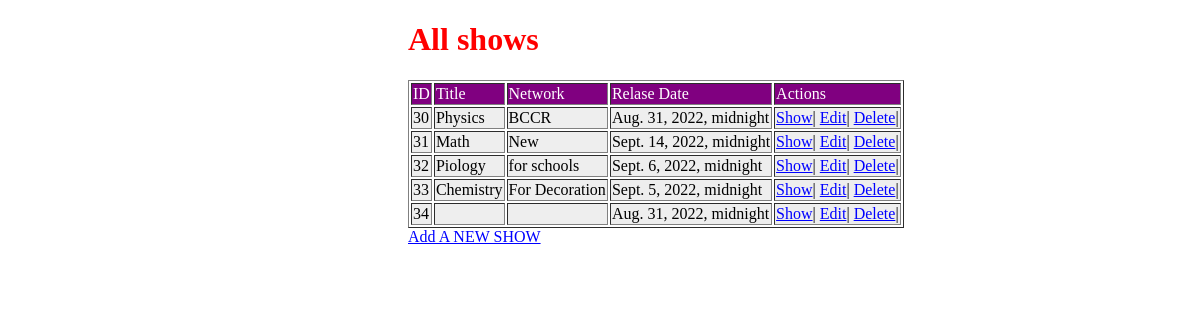
The page /shows/ on the database as committed earlier.
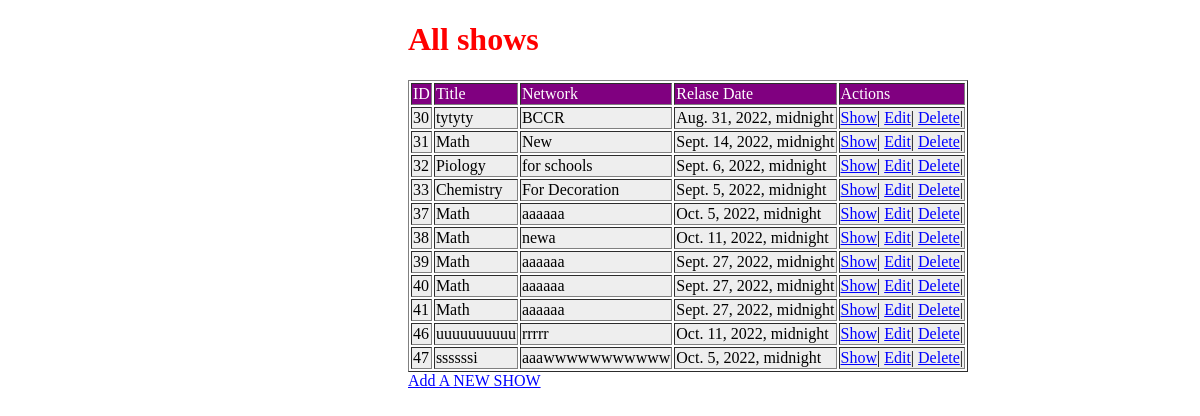
The same page on the database as committed later.
### App/models.py (models this page shows)
class Show (models.Model):
    title = models.CharField(max_length=255)
    network=models.CharField(max_length=15)
    relaseDate= models.DateTimeField()
    description = models.TextField()
    created_at = models.DateTimeField(auto_now_add=True)
    updated_at = models.DateTimeField(auto_now=True)
    objects=ShowManager()

### App/views.py (the view)
# urls.py: path('shows/' , views.table),
def table(request):
    context ={
       'All' : Show.objects.all()
    }
    return render (request,'all.html',context)

### App/templates/all.html (shortened to what this page needs)
<!DOCTYPE html>
<html lang="en">
<head>
</head>
<body>
    <main>
    <h1>All shows</h1>
    <table border="1">
        <thead>
            <td class="head">ID</td>
            <td class="head">Title</td>
            <td class="head">Network</td>
            <td class="head">Relase Date</td>
            <td class="head">Actions</td>
        </thead>
        <tr>
            {% for sh in All %}
            <td>{{sh.id}}</td>
            <td>{{sh.title}}</td>
            <td>{{sh.network}}</td>
            <td>{{sh.relaseDate}}</td>
            <td>
                <a href="{{sh.id}}">Show</a>|
                <a href="{{sh.id}}/edit">Edit</a>|
                <a href="{{sh.id}}/destroy">Delete</a>|
            </td>
        </tr>
        {%endfor%}
    </table>
    <a href="/">Add A NEW SHOW</a>
</main>
</body>
</html>

### App/templates/all.html (style rules this page uses)
h1 { font-family: cursive; color: red; }
tr { background-color: #eeeeee; font-family: cursive; }
.head { background-color: purple; color: white; font-family: cursive; }
a { font-family: cursive; color: blue; }
main { margin-left: 400px; }

Rows that differ between the two databases and show on the page:
removed Show: id "34", relaseDate "Aug. 31, 2022, midnight"
changed Show "BCCR": title "Physics" → "tytyty"
added Show: id "37", title "Math", network "aaaaaa", relaseDate "Oct. 5, 2022, midnight"
added Show: id "38", title "Math", network "newa", relaseDate "Oct. 11, 2022, midnight"
added Show: id "39", title "Math", network "aaaaaa", relaseDate "Sept. 27, 2022, midnight"
added Show: id "40", title "Math", network "aaaaaa", relaseDate "Sept. 27, 2022, midnight"
added Show: id "41", title "Math", network "aaaaaa", relaseDate "Sept. 27, 2022, midnight"
added Show: id "46", title "uuuuuuuuuu", network "rrrrr", relaseDate "Oct. 11, 2022, midnight"
added Show: id "47", title "ssssssi", network "aaawwwwwwwwwww", relaseDate "Oct. 5, 2022, midnight"
